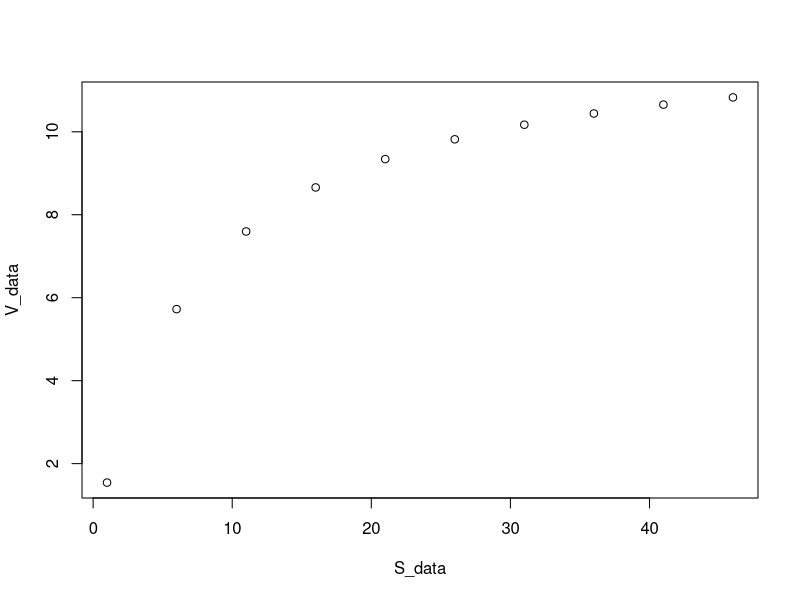
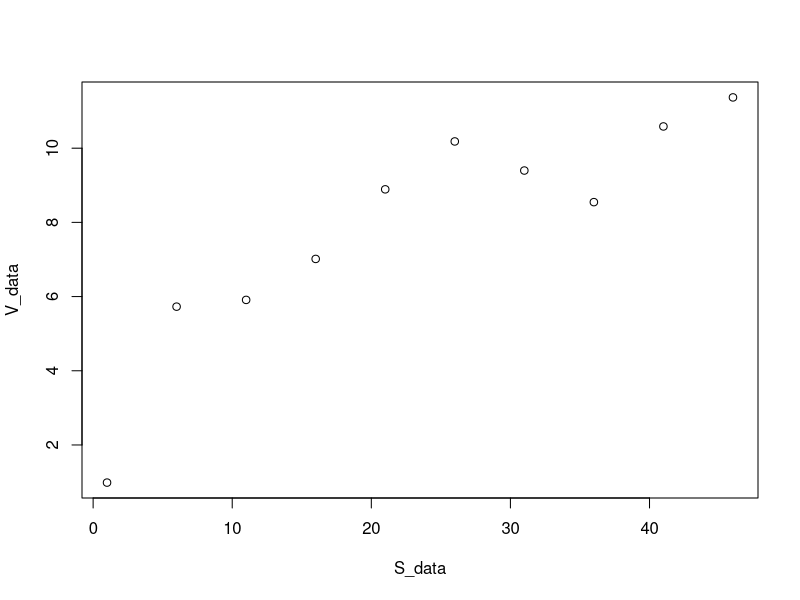
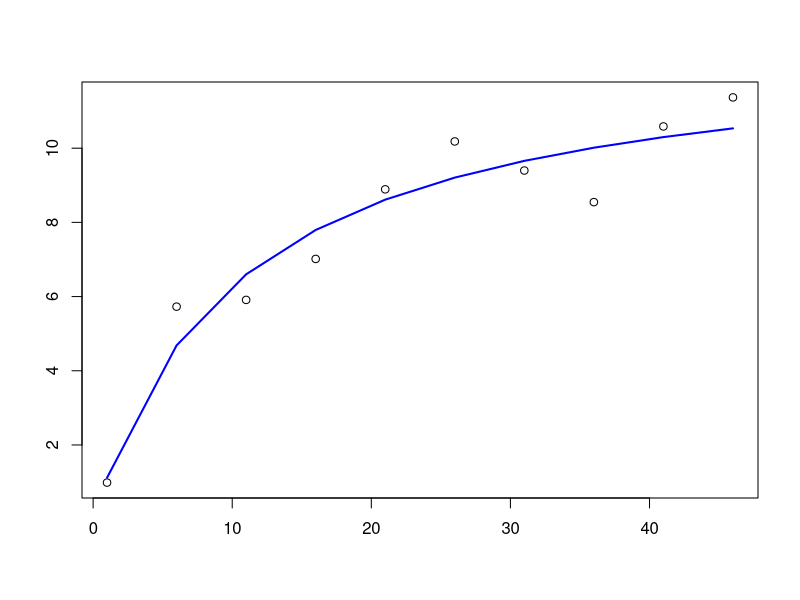
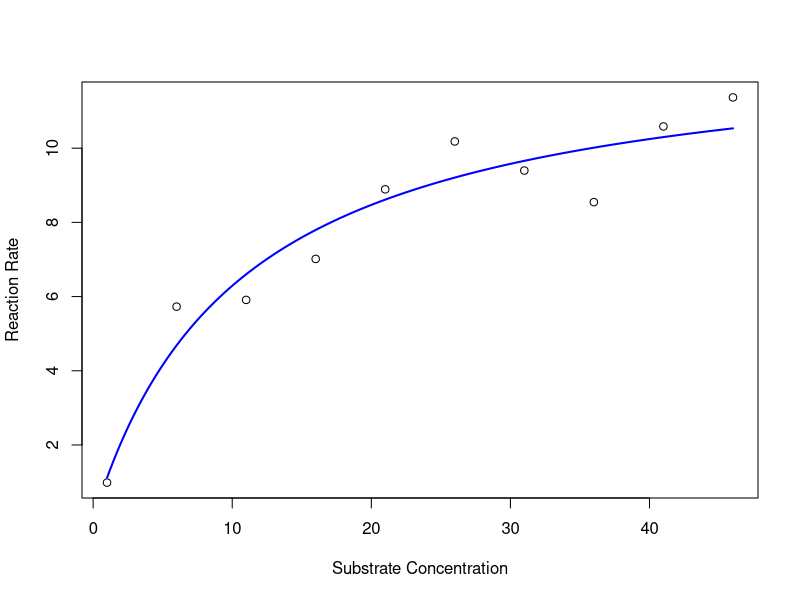

Here is the R script that generated these plots, in order:
rm(list=ls())
graphics.off()

S_data <- seq(1,50,5)
S_data

V_data <- ((12.5*S_data)/(7.1 + S_data))
plot(S_data, V_data)

set.seed(1456)
V_data <- V_data + rnorm(10,0,1)
plot(S_data, V_data)

MM_model <- nls(V_data ~ V_max*S_data/(K_M + S_data))

plot(S_data, V_data, xlab = "", ylab = "")
lines(S_data, predict(MM_model), lty=1, col="blue", lwd=2)

coef(MM_model) # check the coefficients
Substrate2Plot <- seq(min(S_data), max(S_data),len=200) # generate some new x-axis values just for plotting
Predict2Plot <- coef(MM_model)["V_max"] * Substrate2Plot / (coef(MM_model)["K_M"] + Substrate2Plot) # calculate the predicted values by plugging the fitted coefficients into the model equation 
plot(S_data,V_data, xlab = "Substrate Concentration", ylab = "Reaction Rate")  # first plot the data 
lines(Substrate2Plot, Predict2Plot, lty=1,col="blue",lwd=2) # now overlay the fitted model

summary(MM_model)

MM_model2 <- nls(V_data ~ V_max * S_data / (K_M + S_data), start = list(V_max = 12, K_M = 7))
coef(MM_model)
coef(MM_model2)
